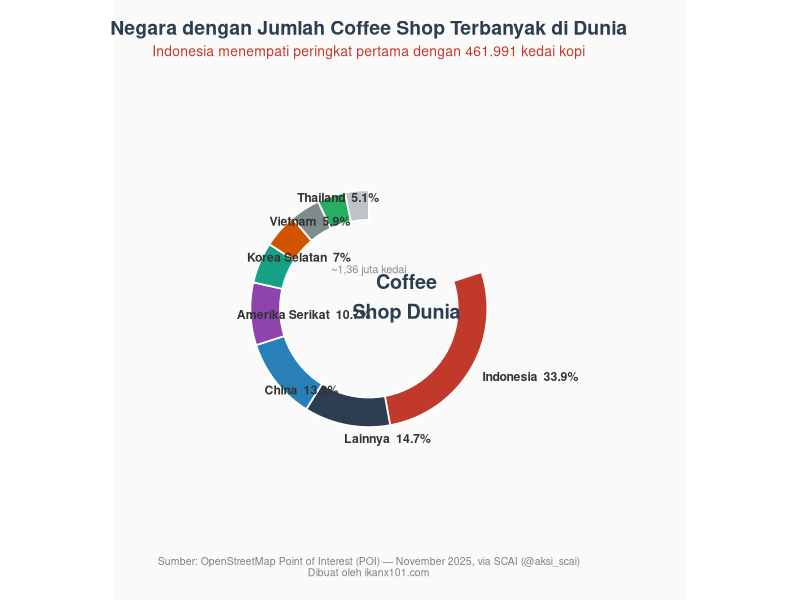

This chart was generated by the following R code:
library(ggplot2)
library(dplyr)

# Data ranking coffee shop dunia
data <- data.frame(
  negara = c("Indonesia", "China", "Amerika Serikat", "Korea Selatan",
             "Vietnam", "Thailand", "Jepang", "Filipina", "Lainnya"),
  jumlah = c(461991, 190000, 145600, 95000, 80000, 70000, 65000, 55000, 200000),
  stringsAsFactors = FALSE
)

# Hitung persentase
data <- data %>%
  arrange(desc(jumlah)) %>%
  mutate(
    persen     = jumlah / sum(jumlah) * 100,
    label_pct  = paste0(round(persen, 1), "%"),
    label_full = paste0(negara, "\n", format(jumlah, big.mark = ".", decimal.mark = ","), " kedai")
  )

# Posisi label di tengah tiap segmen
data <- data %>%
  mutate(
    ymax   = cumsum(persen),
    ymin   = lag(ymax, default = 0),
    ymid   = (ymax + ymin) / 2
  )

# Palet warna — Indonesia diberi aksen merah-putih
n      <- nrow(data)
colors <- c(
  "#C0392B",   # Indonesia — merah kuat
  "#2C3E50",   # China
  "#2980B9",   # Amerika Serikat
  "#8E44AD",   # Korea Selatan
  "#16A085",   # Vietnam
  "#D35400",   # Thailand
  "#7F8C8D",   # Jepang
  "#27AE60",   # Filipina
  "#BDC3C7"    # Lainnya
)

# ── Plot ──────────────────────────────────────────────────────────────────────
p <- ggplot(data, aes(ymax = ymax, ymin = ymin, xmax = 4, xmin = 2.5, fill = negara)) +
  geom_rect(color = "white", linewidth = 0.6) +
  # Label gabungan: negara + persen (hanya segmen ≥ 5%)
  geom_text(
    aes(x = 4.7, y = ymid,
        label = ifelse(persen >= 5,
                       paste0(negara, "  ", label_pct), "")),
    size = 3.1, fontface = "bold", color = "grey20", hjust = 0
  ) +
  # Teks tengah donut
  annotate("text", x = 0, y = 0, label = "Coffee\nShop Dunia",
           size = 5, fontface = "bold", color = "#2C3E50", lineheight = 1.25) +
  annotate("text", x = 0, y = -25, label = "~1,36 juta kedai",
           size = 2.8, color = "grey55") +
  coord_polar(theta = "y", start = 0) +
  scale_fill_manual(values = setNames(colors, data$negara)) +
  xlim(c(-2, 7.5)) +
  labs(
    title    = "Negara dengan Jumlah Coffee Shop Terbanyak di Dunia",
    subtitle = "Indonesia menempati peringkat pertama dengan 461.991 kedai kopi",
    caption  = "Sumber: OpenStreetMap Point of Interest (POI) — November 2025, via SCAI (@aksi_scai)\nDibuat oleh ikanx101.com"
  ) +
  theme_void(base_family = "sans") +
  theme(
    plot.title      = element_text(size = 14, face = "bold",   color = "#2C3E50",
                                   hjust = 0.5, margin = margin(b = 4)),
    plot.subtitle   = element_text(size = 10, color = "#C0392B",
                                   hjust = 0.5, margin = margin(b = 10)),
    plot.caption    = element_text(size = 7.5, color = "grey50", hjust = 0.5,
                                   margin = margin(t = 10)),
    legend.position = "none",
    plot.background = element_rect(fill = "#FAFAFA", color = NA),
    plot.margin     = margin(15, 60, 15, 15)
  )

# Simpan
ggsave(
  filename = "/home/ikanx101/Documents/penelitian/ranking_coffee_shop_dunia.png",
  plot     = p,
  width    = 10,
  height   = 7,
  dpi      = 200,
  bg       = "#FAFAFA"
)

message("Selesai! File disimpan: ranking_coffee_shop_dunia.png")
